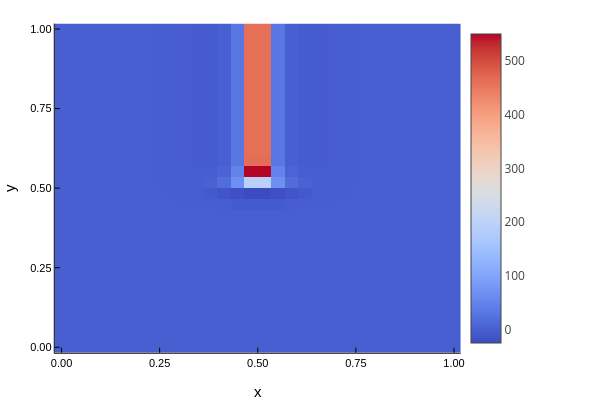

The cell this chart's notebook holds for it:
### Code cell
H0 = history_from_d(d0, p)

heatmap(x,y, H0',
xlabel="x",
ylabel="y",
color=:coolwarm
)

### Figure 1 — Plotly figure (JSON) as saved in the notebook; plotly's stock layout.template omitted (floating-point values rounded to 4 significant figures; data arrays with more than 128 entries replaced by an {"elided": "..."} marker saying what was removed)
{"data": [{"colorbar": {"len": 0.9143, "title": "", "x": 0.7679, "y": 0.533}, "colorscale": {"elided": "100x2 mixed values"}, "name": "y1", "showlegend": false, "showscale": true, "type": "heatmap", "x": [-0.01724, 0.01724, 0.05172, 0.08621, 0.1207, 0.1552, 0.1897, 0.2241, 0.2586, 0.2931, 0.3276, 0.3621, 0.3966, 0.431, 0.4655, 0.5, 0.5345, 0.569, 0.6034, 0.6379, 0.6724, 0.7069, 0.7414, 0.7759, 0.8103, 0.8448, 0.8793, 0.9138, 0.9483, 0.9828, 1.017], "xaxis": "x", "y": [-0.01724, 0.01724, 0.05172, 0.08621, 0.1207, 0.1552, 0.1897, 0.2241, 0.2586, 0.2931, 0.3276, 0.3621, 0.3966, 0.431, 0.4655, 0.5, 0.5345, 0.569, 0.6034, 0.6379, 0.6724, 0.7069, 0.7414, 0.7759, 0.8103, 0.8448, 0.8793, 0.9138, 0.9483, 0.9828, 1.017], "yaxis": "y", "z": {"elided": "30x30 float values"}, "zmax": 550.6, "zmin": -24.0}], "layout": {"annotations": [], "height": 400, "legend": {"bgcolor": "rgba(255, 255, 255, 1.000)", "bordercolor": "rgba(0, 0, 0, 1.000)", "borderwidth": 1, "font": {"color": "rgba(0, 0, 0, 1.000)", "family": "sans-serif", "size": 11}, "title": {"font": {"color": "rgba(0, 0, 0, 1.000)", "family": "sans-serif", "size": 15}, "text": ""}, "tracegroupgap": 0, "traceorder": "normal", "x": 1, "xanchor": "auto", "y": 1, "yanchor": "auto"}, "margin": {"b": 20, "l": 0, "r": 0, "t": 20}, "paper_bgcolor": "rgba(255, 255, 255, 1.000)", "plot_bgcolor": "rgba(255, 255, 255, 1.000)", "showlegend": true, "width": 600, "xaxis": {"anchor": "y", "domain": [0.09128, 0.7679], "gridcolor": "rgba(0, 0, 0, 0.100)", "gridwidth": 0.5, "linecolor": "rgba(0, 0, 0, 1.000)", "mirror": false, "range": [-0.01724, 1.017], "showgrid": true, "showline": true, "showticklabels": true, "tickangle": 0, "tickcolor": "rgb(0, 0, 0)", "tickfont": {"color": "rgba(0, 0, 0, 1.000)", "family": "sans-serif", "size": 11}, "tickmode": "array", "ticks": "inside", "ticktext": ["0.00", "0.25", "0.50", "0.75", "1.00"], "tickvals": [0, 0.25, 0.5, 0.75, 1], "title": "x", "titlefont": {"color": "rgba(0, 0, 0, 1.000)", "family": "sans-serif", "size": 15}, "type": "-", "visible": true, "zeroline": false, "zerolinecolor": "rgba(0, 0, 0, 1.000)"}, "yaxis": {"anchor": "x", "domain": [0.07581, 0.9902], "gridcolor": "rgba(0, 0, 0, 0.100)", "gridwidth": 0.5, "linecolor": "rgba(0, 0, 0, 1.000)", "mirror": false, "range": [-0.01724, 1.017], "showgrid": true, "showline": true, "showticklabels": true, "tickangle": 0, "tickcolor": "rgb(0, 0, 0)", "tickfont": {"color": "rgba(0, 0, 0, 1.000)", "family": "sans-serif", "size": 11}, "tickmode": "array", "ticks": "inside", "ticktext": ["0.00", "0.25", "0.50", "0.75", "1.00"], "tickvals": [0, 0.25, 0.5, 0.75, 1], "title": "y", "titlefont": {"color": "rgba(0, 0, 0, 1.000)", "family": "sans-serif", "size": 15}, "type": "-", "visible": true, "zeroline": false, "zerolinecolor": "rgba(0, 0, 0, 1.000)"}}}
